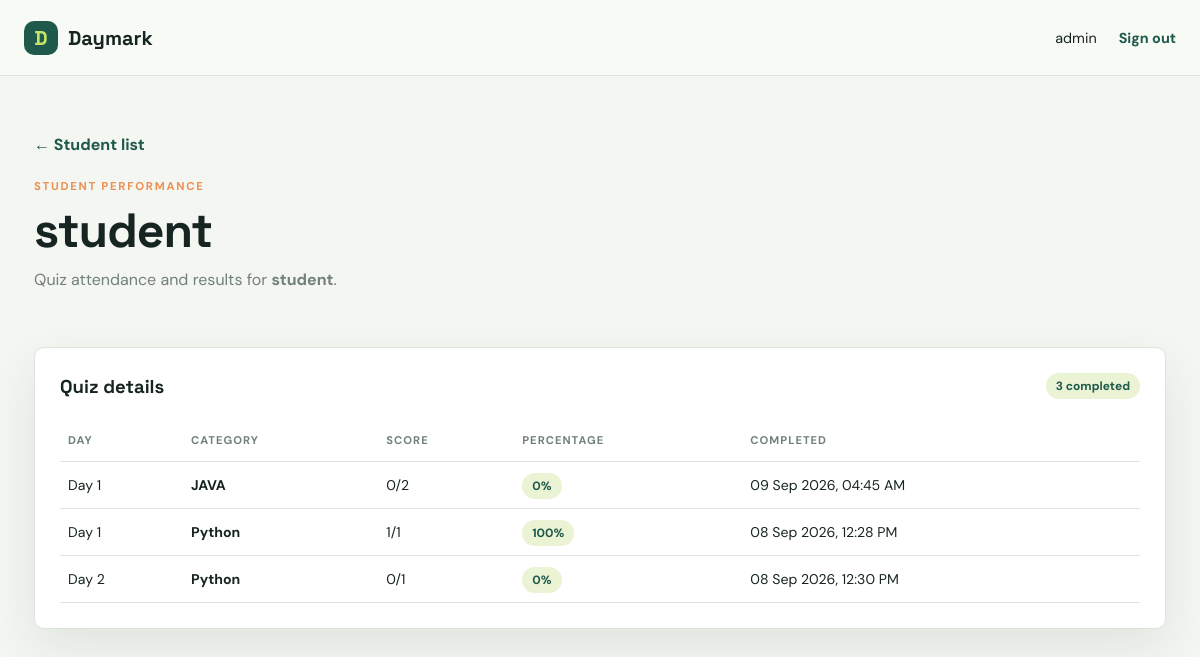
Page /students/6/ (signed in) on the earlier database version.
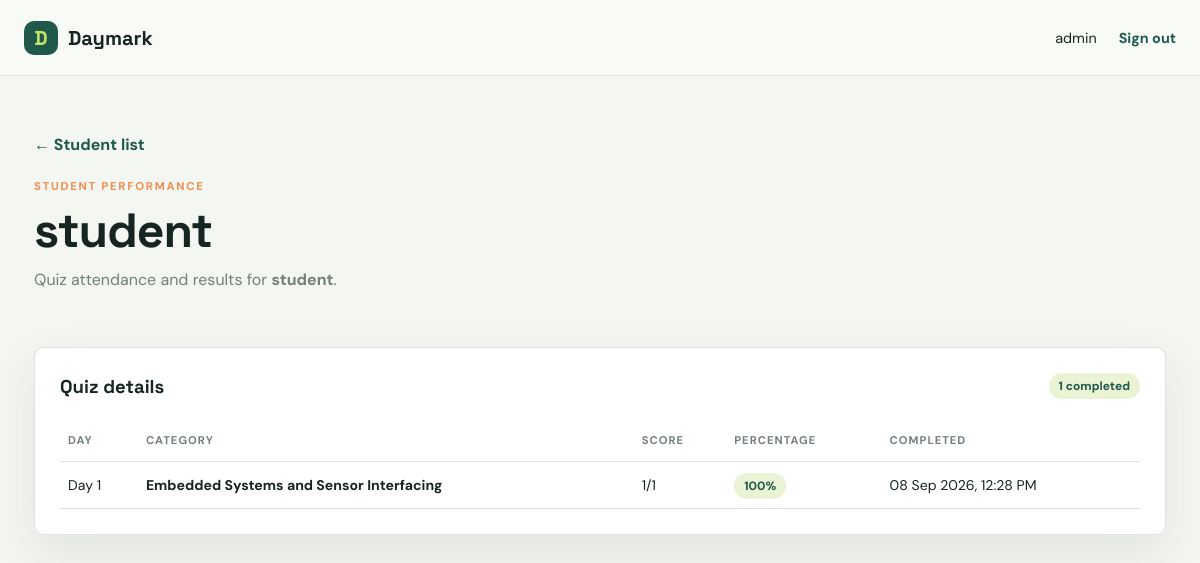
Same page on the later database version.
### quiz/models.py (models this page shows, shortened)
class Attempt(models.Model):
	student = models.ForeignKey(User, on_delete=models.CASCADE, related_name='attempts')
	category = models.ForeignKey(QuizCategory, on_delete=models.CASCADE, related_name='attempts')
	score = models.PositiveIntegerField(default=0)
	total_questions = models.PositiveIntegerField(default=0)
	started_at = models.DateTimeField(auto_now_add=True)
	finished_at = models.DateTimeField(auto_now=True)
	class Meta:
		ordering = ['-finished_at']
		constraints = [
			models.UniqueConstraint(fields=['student', 'category'], name='one_attempt_per_student_category')
		]
	@property
	def percentage(self):
		if not self.total_questions:
			return 0
		return round(self.score / self.total_questions * 100)

class QuizCategory(models.Model):
	name = models.CharField(max_length=120)
	day = models.PositiveIntegerField(help_text='Day number, for example 1 or 2.')
	description = models.TextField(blank=True)
	is_active = models.BooleanField(default=True)
	created_at = models.DateTimeField(auto_now_add=True)
	class Meta:
		ordering = ['day', 'name']
		verbose_name_plural = 'Quiz categories'

### quiz/views.py (the view)
# urls.py: path('students/<int:student_id>/', views.student_detail, name='student_detail'),
@login_required
@user_passes_test(staff_only)
def student_detail(request, student_id):
	student = get_object_or_404(User, id=student_id, is_staff=False)
	attempts = Attempt.objects.filter(student=student).select_related('category').order_by('category__day', 'category__name')
	return render(request, 'quiz/student_detail.html', {'student': student, 'attempts': attempts})

### quiz/views.py (called while the page is built)
def staff_only(user):
	return user.is_authenticated and user.is_staff

### templates/quiz/student_detail.html (shortened to what this page needs)
{% extends 'quiz/base.html' %}
{% block content %}
<div class="page-heading"><div><a class="back-link" href="{% url 'dashboard' %}">← Student list</a><p class="eyebrow">STUDENT PERFORMANCE</p><h1>{{ student.get_full_name|default:student.username }}</h1><p class="muted">Quiz attendance and results for <strong>{{ student.username }}</strong>.</p></div></div>
<section class="panel"><div class="panel-heading"><h2>Quiz details</h2><span class="pill">{{ attempts|length }} completed</span></div><div class="table-wrap"><table><thead><tr><th>Day</th><th>Category</th><th>Score</th><th>Percentage</th><th>Completed</th></tr></thead><tbody>{% for attempt in attempts %}<tr><td>Day {{ attempt.category.day }}</td><td><strong>{{ attempt.category.name }}</strong></td><td>{{ attempt.score }}/{{ attempt.total_questions }}</td><td><span class="score">{{ attempt.percentage }}%</span></td><td>{{ attempt.finished_at|date:'d M Y, h:i A' }}</td></tr>{% empty %}<tr><td colspan="5" class="empty">This student has not attended any quiz yet.</td></tr>{% endfor %}</tbody></table></div></section>
{% endblock %}

### templates/quiz/base.html (shortened to what this page needs)
{% load static %}
<!doctype html>
<html lang="en">
<head>
  <link rel="stylesheet" href="{% static 'quiz/app.css' %}">
</head>
<body>
  <nav class="topbar">
    <a class="brand" href="{% url 'dashboard' %}"><span class="brand-mark">D</span> Daymark</a>
    {% if user.is_authenticated %}
    <div class="nav-user"><span>{{ user.username }}</span><form method="post" action="{% url 'logout' %}">{% csrf_token %}<button class="text-link nav-logout" type="submit">Sign out</button></form></div>
    {% endif %}
  </nav>
  <main class="page-shell">
    {% block content %}{% endblock %}
  </main>
</body>
</html>

### static/quiz/app.css (style rules this page uses)
.nav-logout { background:none;border:0;padding:0;font:inherit;cursor:pointer }
:root { --ink:#172522;--muted:#718079;--paper:#f4f6f1;--card:#fff;--line:#dce4dd;--green:#1e594b;--lime:#c6e36a;--orange:#ec8f51;--shadow:0 18px 48px rgba(28,55,43,.09) }
* { box-sizing:border-box }
body { margin:0;background:var(--paper);color:var(--ink);font-family:'DM Sans',sans-serif }
h1,h2,p { margin-top:0 }
h1,h2,.brand { font-family:'Space Grotesk',sans-serif }
h1 { font-size:clamp(2rem,4vw,3.5rem);line-height:1.03;letter-spacing:-1px;margin-bottom:12px }
h2 { font-size:1.16rem }
.topbar { height:76px;display:flex;align-items:center;justify-content:space-between;padding:0 max(24px,calc((100vw - 1180px)/2));border-bottom:1px solid var(--line);background:#f8faf5 }
.brand { font-weight:700;font-size:1.25rem;color:var(--ink);text-decoration:none;display:flex;gap:10px;align-items:center }
.brand-mark { display:grid;place-items:center;background:var(--green);color:var(--lime);width:34px;height:34px;border-radius:10px }
.nav-user { display:flex;gap:22px;align-items:center;font-size:.9rem }
.page-shell { max-width:1180px;margin:0 auto;padding:58px 24px 90px }
.eyebrow { font-size:.71rem;letter-spacing:1.7px;font-weight:700;color:var(--orange);margin-bottom:12px }
.muted { color:var(--muted);line-height:1.6 }
.page-heading { display:flex;justify-content:space-between;gap:30px;align-items:end;margin-bottom:38px }
.text-link,.back-link { color:var(--green);font-weight:700;text-decoration:none }
.panel,.form-card,.quiz-card,.question { background:var(--card);border:1px solid var(--line);box-shadow:var(--shadow);border-radius:10px }
.panel { padding:25px }
.panel-heading { display:flex;align-items:center;justify-content:space-between;margin-bottom:20px }
.panel-heading h2 { margin:0 }
.pill,.score { color:var(--green);background:#eaf3d3;border-radius:20px;padding:5px 10px;font-size:.75rem;font-weight:700 }
.table-wrap { overflow:auto }
table { width:100%;border-collapse:collapse;text-align:left;font-size:.88rem }
th { font-size:.7rem;letter-spacing:1px;text-transform:uppercase;color:var(--muted);font-weight:700 }
th,td { padding:14px 8px;border-bottom:1px solid var(--line);white-space:nowrap }
.back-link { display:inline-block;margin-bottom:24px }

Differences in the rows shown:
removed Attempt: category.day "1", category.name "JAVA", score "0", total_questions "2", percentage "0", finished_at "09 Sep 2026, 04:45 AM"
removed Attempt: category.day "2", category.name "Python", score "0", total_questions "1", percentage "0", finished_at "08 Sep 2026, 12:30 PM"
changed through a linked row, Attempt: category.name "Python" → "Embedded Systems and Sensor Interfacing"
Other differences:
{{ attempts|length }}: "3" → "1"
